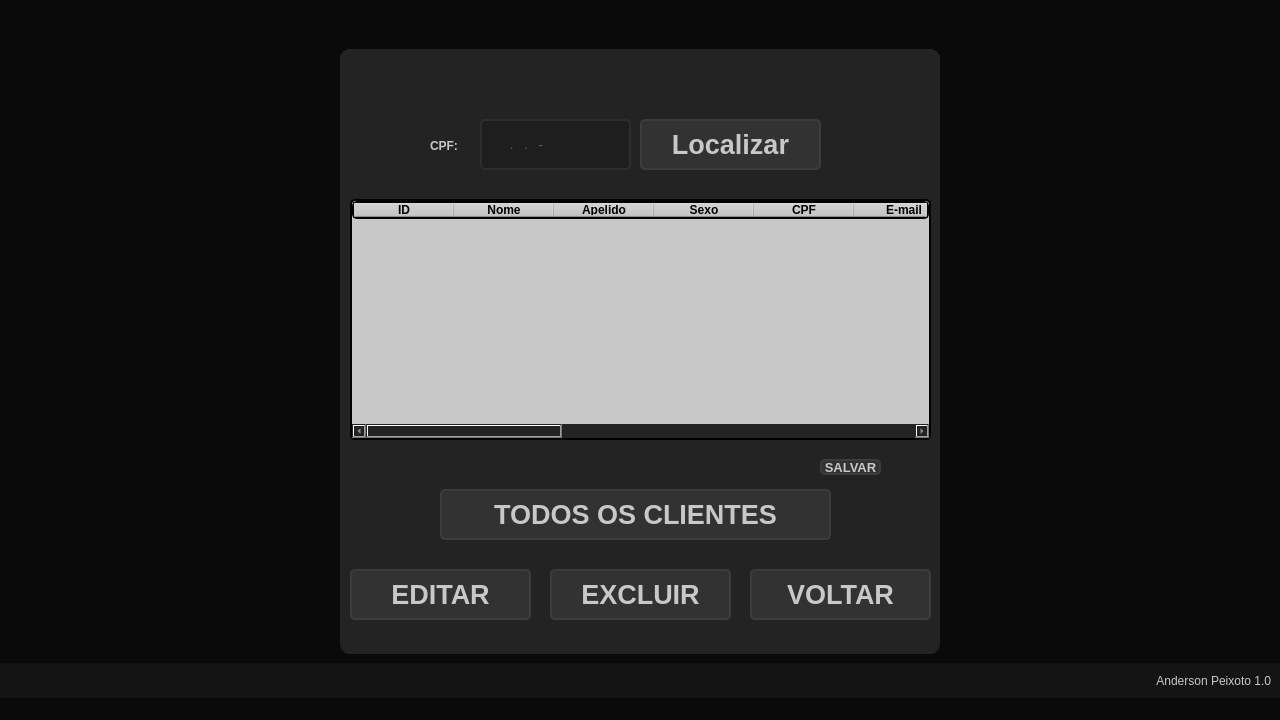
<?xml version="1.0" encoding="UTF-8"?>
<ui version="4.0">
 <class>MainWindow</class>
 <widget class="QMainWindow" name="MainWindow">
  <property name="geometry">
   <rect>
    <x>0</x>
    <y>0</y>
    <width>1280</width>
    <height>720</height>
   </rect>
  </property>
  <property name="minimumSize">
   <size>
    <width>500</width>
    <height>700</height>
   </size>
  </property>
  <property name="windowTitle">
   <string>Localizar Cliente</string>
  </property>
  <property name="styleSheet">
   <string notr="true">color: rgb(200, 200, 200);
background-color: rgb(10, 10, 10);</string>
  </property>
  <widget class="QWidget" name="centralwidget">
   <layout class="QVBoxLayout" name="verticalLayout">
    <property name="spacing">
     <number>0</number>
    </property>
    <property name="leftMargin">
     <number>0</number>
    </property>
    <property name="topMargin">
     <number>0</number>
    </property>
    <property name="rightMargin">
     <number>0</number>
    </property>
    <property name="bottomMargin">
     <number>0</number>
    </property>
    <item>
     <widget class="QFrame" name="top_bar">
      <property name="maximumSize">
       <size>
        <width>16777215</width>
        <height>40</height>
       </size>
      </property>
      <property name="styleSheet">
       <string notr="true"/>
      </property>
      <property name="frameShape">
       <enum>QFrame::NoFrame</enum>
      </property>
      <property name="frameShadow">
       <enum>QFrame::Raised</enum>
      </property>
      <layout class="QHBoxLayout" name="horizontalLayout_2">
       <property name="spacing">
        <number>0</number>
       </property>
       <property name="leftMargin">
        <number>0</number>
       </property>
       <property name="topMargin">
        <number>5</number>
       </property>
       <property name="rightMargin">
        <number>0</number>
       </property>
       <property name="bottomMargin">
        <number>0</number>
       </property>
      </layout>
     </widget>
    </item>
    <item>
     <widget class="QFrame" name="content">
      <property name="styleSheet">
       <string notr="true"/>
      </property>
      <property name="frameShape">
       <enum>QFrame::NoFrame</enum>
      </property>
      <property name="frameShadow">
       <enum>QFrame::Raised</enum>
      </property>
      <layout class="QHBoxLayout" name="horizontalLayout">
       <item>
        <widget class="QFrame" name="login_area">
         <property name="maximumSize">
          <size>
           <width>600</width>
           <height>700</height>
          </size>
         </property>
         <property name="styleSheet">
          <string notr="true">background-color: rgb(35, 35, 35);
border-radius: 10px;</string>
         </property>
         <property name="frameShape">
          <enum>QFrame::NoFrame</enum>
         </property>
         <property name="frameShadow">
          <enum>QFrame::Raised</enum>
         </property>
         <widget class="QPushButton" name="pushButton_4">
          <property name="geometry">
           <rect>
            <x>10</x>
            <y>520</y>
            <width>181</width>
            <height>51</height>
           </rect>
          </property>
          <property name="font">
           <font>
            <pointsize>20</pointsize>
            <weight>75</weight>
            <bold>true</bold>
           </font>
          </property>
          <property name="styleSheet">
           <string notr="true">QPushButton{
	
	background-color: rgb(50, 50, 50);
	border: 2px solid rgb(60,60,60);
	border-radius: 5px;
}

QPushButton:hover{
	
	border: 2px solid rgb(70,70,70);
	border-radius: 5px;
}

QPushButton:pressed{
	
	background-color: rgb(250, 230, 0);
	border: 2px solid rgb(255,165,24);
	color: 5px;
	color: rgb(35,35,35);
}</string>
          </property>
          <property name="text">
           <string>EDITAR</string>
          </property>
         </widget>
         <widget class="QLabel" name="label_5">
          <property name="geometry">
           <rect>
            <x>130</x>
            <y>330</y>
            <width>181</width>
            <height>20</height>
           </rect>
          </property>
          <property name="font">
           <font>
            <weight>75</weight>
            <bold>true</bold>
           </font>
          </property>
          <property name="styleSheet">
           <string notr="true">color: rgb(255, 0, 0);</string>
          </property>
          <property name="text">
           <string/>
          </property>
         </widget>
         <widget class="QPushButton" name="pushButton_5">
          <property name="geometry">
           <rect>
            <x>210</x>
            <y>520</y>
            <width>181</width>
            <height>51</height>
           </rect>
          </property>
          <property name="font">
           <font>
            <pointsize>20</pointsize>
            <weight>75</weight>
            <bold>true</bold>
           </font>
          </property>
          <property name="styleSheet">
           <string notr="true">QPushButton{
	
	background-color: rgb(50, 50, 50);
	border: 2px solid rgb(60,60,60);
	border-radius: 5px;
}

QPushButton:hover{
	
	border: 2px solid rgb(70,70,70);
	border-radius: 5px;
}

QPushButton:pressed{
	
	background-color: rgb(250, 230, 0);
	border: 2px solid rgb(255,165,24);
	color: 5px;
	color: rgb(35,35,35);
}</string>
          </property>
          <property name="text">
           <string>EXCLUIR</string>
          </property>
         </widget>
         <widget class="QPushButton" name="pushButton_6">
          <property name="geometry">
           <rect>
            <x>410</x>
            <y>520</y>
            <width>181</width>
            <height>51</height>
           </rect>
          </property>
          <property name="font">
           <font>
            <pointsize>20</pointsize>
            <weight>75</weight>
            <bold>true</bold>
           </font>
          </property>
          <property name="styleSheet">
           <string notr="true">QPushButton{
	
	background-color: rgb(50, 50, 50);
	border: 2px solid rgb(60,60,60);
	border-radius: 5px;
}

QPushButton:hover{
	
	border: 2px solid rgb(70,70,70);
	border-radius: 5px;
}

QPushButton:pressed{
	
	background-color: rgb(250, 230, 0);
	border: 2px solid rgb(255,165,24);
	color: 5px;
	color: rgb(35,35,35);
}</string>
          </property>
          <property name="text">
           <string>VOLTAR</string>
          </property>
         </widget>
         <widget class="QPushButton" name="pushButton_7">
          <property name="geometry">
           <rect>
            <x>300</x>
            <y>70</y>
            <width>181</width>
            <height>51</height>
           </rect>
          </property>
          <property name="font">
           <font>
            <pointsize>20</pointsize>
            <weight>75</weight>
            <bold>true</bold>
           </font>
          </property>
          <property name="styleSheet">
           <string notr="true">QPushButton{
	
	background-color: rgb(50, 50, 50);
	border: 2px solid rgb(60,60,60);
	border-radius: 5px;
}

QPushButton:hover{
	
	border: 2px solid rgb(70,70,70);
	border-radius: 5px;
}

QPushButton:pressed{
	
	background-color: rgb(250, 230, 0);
	border: 2px solid rgb(255,165,24);
	color: 5px;
	color: rgb(35,35,35);
}</string>
          </property>
          <property name="text">
           <string>Localizar</string>
          </property>
         </widget>
         <widget class="QLineEdit" name="lineEdit">
          <property name="geometry">
           <rect>
            <x>230</x>
            <y>50</y>
            <width>113</width>
            <height>20</height>
           </rect>
          </property>
         </widget>
         <widget class="QLineEdit" name="cpf">
          <property name="geometry">
           <rect>
            <x>140</x>
            <y>70</y>
            <width>151</width>
            <height>51</height>
           </rect>
          </property>
          <property name="font">
           <font>
            <family>Segoe UI</family>
            <pointsize>10</pointsize>
           </font>
          </property>
          <property name="styleSheet">
           <string notr="true">QLineEdit {
	border: 2px solid rgb(45,45,45);
	border-radius: 5px;
	padding: 15px;
	color: rgb(100,100,100);
	background-color: rgb(30, 30,30);
}

QLineEdit:hover{
	border: 2px solid rgb(55,55,55);

}

QLineEdit:focus{
	border: 2px solid rgb(255,207,0);
	color: rgb(200,200,200);
}</string>
          </property>
          <property name="inputMask">
           <string>000.000.000-00</string>
          </property>
          <property name="text">
           <string>..-</string>
          </property>
          <property name="maxLength">
           <number>14</number>
          </property>
          <property name="echoMode">
           <enum>QLineEdit::Normal</enum>
          </property>
          <property name="cursorPosition">
           <number>14</number>
          </property>
          <property name="placeholderText">
           <string/>
          </property>
         </widget>
         <widget class="QLabel" name="label_6">
          <property name="geometry">
           <rect>
            <x>90</x>
            <y>90</y>
            <width>47</width>
            <height>13</height>
           </rect>
          </property>
          <property name="font">
           <font>
            <weight>75</weight>
            <bold>true</bold>
           </font>
          </property>
          <property name="text">
           <string>CPF:</string>
          </property>
         </widget>
         <widget class="QTableWidget" name="tableWidget">
          <property name="geometry">
           <rect>
            <x>10</x>
            <y>150</y>
            <width>581</width>
            <height>241</height>
           </rect>
          </property>
          <property name="font">
           <font>
            <weight>50</weight>
            <bold>false</bold>
            <kerning>true</kerning>
           </font>
          </property>
          <property name="cursor" stdset="0">
           <cursorShape>ArrowCursor</cursorShape>
          </property>
          <property name="styleSheet">
           <string notr="true">background-color: rgb(200,200,200);
color: rgb(0, 0, 0);
border-radius: 5px;
border-style: outset;
border-width: 2px;
</string>
          </property>
          <property name="gridStyle">
           <enum>Qt::NoPen</enum>
          </property>
          <column>
           <property name="text">
            <string>ID</string>
           </property>
           <property name="font">
            <font>
             <weight>75</weight>
             <bold>true</bold>
            </font>
           </property>
          </column>
          <column>
           <property name="text">
            <string>Nome</string>
           </property>
           <property name="font">
            <font>
             <weight>75</weight>
             <bold>true</bold>
            </font>
           </property>
          </column>
          <column>
           <property name="text">
            <string>Apelido</string>
           </property>
           <property name="font">
            <font>
             <weight>75</weight>
             <bold>true</bold>
            </font>
           </property>
          </column>
          <column>
           <property name="text">
            <string>Sexo</string>
           </property>
           <property name="font">
            <font>
             <weight>75</weight>
             <bold>true</bold>
            </font>
           </property>
          </column>
          <column>
           <property name="text">
            <string>CPF</string>
           </property>
           <property name="font">
            <font>
             <weight>75</weight>
             <bold>true</bold>
            </font>
           </property>
          </column>
          <column>
           <property name="text">
            <string>E-mail</string>
           </property>
           <property name="font">
            <font>
             <weight>75</weight>
             <bold>true</bold>
            </font>
           </property>
          </column>
          <column>
           <property name="text">
            <string>Telefone</string>
           </property>
           <property name="font">
            <font>
             <weight>75</weight>
             <bold>true</bold>
            </font>
           </property>
          </column>
          <column>
           <property name="text">
            <string>Identidade</string>
           </property>
           <property name="font">
            <font>
             <weight>75</weight>
             <bold>true</bold>
            </font>
           </property>
          </column>
          <column>
           <property name="text">
            <string>Órgão Emissor</string>
           </property>
           <property name="font">
            <font>
             <weight>75</weight>
             <bold>true</bold>
            </font>
           </property>
          </column>
          <column>
           <property name="text">
            <string>Nascimento</string>
           </property>
           <property name="font">
            <font>
             <weight>75</weight>
             <bold>true</bold>
            </font>
           </property>
          </column>
          <column>
           <property name="text">
            <string>Nacionalidade</string>
           </property>
           <property name="font">
            <font>
             <weight>75</weight>
             <bold>true</bold>
            </font>
           </property>
          </column>
          <column>
           <property name="text">
            <string>Estado Civil</string>
           </property>
           <property name="font">
            <font>
             <weight>75</weight>
             <bold>true</bold>
            </font>
           </property>
          </column>
          <column>
           <property name="text">
            <string>Naturalidade</string>
           </property>
           <property name="font">
            <font>
             <weight>75</weight>
             <bold>true</bold>
            </font>
           </property>
          </column>
          <column>
           <property name="text">
            <string>Notas</string>
           </property>
           <property name="font">
            <font>
             <weight>75</weight>
             <bold>true</bold>
            </font>
           </property>
          </column>
         </widget>
         <widget class="QPushButton" name="pushButton_8">
          <property name="geometry">
           <rect>
            <x>100</x>
            <y>440</y>
            <width>391</width>
            <height>51</height>
           </rect>
          </property>
          <property name="font">
           <font>
            <pointsize>20</pointsize>
            <weight>75</weight>
            <bold>true</bold>
           </font>
          </property>
          <property name="styleSheet">
           <string notr="true">QPushButton{
	
	background-color: rgb(50, 50, 50);
	border: 2px solid rgb(60,60,60);
	border-radius: 5px;
}

QPushButton:hover{
	
	border: 2px solid rgb(70,70,70);
	border-radius: 5px;
}

QPushButton:pressed{
	
	background-color: rgb(250, 230, 0);
	border: 2px solid rgb(255,165,24);
	color: 5px;
	color: rgb(35,35,35);
}</string>
          </property>
          <property name="text">
           <string>TODOS OS CLIENTES</string>
          </property>
         </widget>
         <widget class="QPushButton" name="pushButton10">
          <property name="geometry">
           <rect>
            <x>540</x>
            <y>410</y>
            <width>31</width>
            <height>23</height>
           </rect>
          </property>
          <property name="styleSheet">
           <string notr="true"/>
          </property>
          <property name="text">
           <string/>
          </property>
          <property name="icon">
           <iconset>
            <normaloff>pdf.png</normaloff>pdf.png</iconset>
          </property>
         </widget>
         <widget class="QPushButton" name="pushButton">
          <property name="geometry">
           <rect>
            <x>480</x>
            <y>410</y>
            <width>61</width>
            <height>16</height>
           </rect>
          </property>
          <property name="font">
           <font>
            <pointsize>10</pointsize>
            <weight>75</weight>
            <bold>true</bold>
           </font>
          </property>
          <property name="styleSheet">
           <string notr="true">QPushButton{
	
	background-color: rgb(50, 50, 50);
	border: 2px solid rgb(60,60,60);
	border-radius: 5px;
}

QPushButton:hover{
	
	border: 2px solid rgb(70,70,70);
	border-radius: 5px;
}

QPushButton:pressed{
	
	background-color: rgb(250, 230, 0);
	border: 2px solid rgb(255,165,24);
	color: 5px;
	color: rgb(35,35,35);
}</string>
          </property>
          <property name="text">
           <string>SALVAR</string>
          </property>
         </widget>
         <widget class="QLabel" name="label_2">
          <property name="geometry">
           <rect>
            <x>230</x>
            <y>410</y>
            <width>191</width>
            <height>20</height>
           </rect>
          </property>
          <property name="styleSheet">
           <string notr="true">color: rgb(255, 0, 0);</string>
          </property>
          <property name="text">
           <string/>
          </property>
         </widget>
        </widget>
       </item>
      </layout>
     </widget>
    </item>
    <item>
     <widget class="QFrame" name="bottom">
      <property name="maximumSize">
       <size>
        <width>16777215</width>
        <height>35</height>
       </size>
      </property>
      <property name="styleSheet">
       <string notr="true">background-color: rgb(20, 20, 20);</string>
      </property>
      <property name="frameShape">
       <enum>QFrame::NoFrame</enum>
      </property>
      <property name="frameShadow">
       <enum>QFrame::Raised</enum>
      </property>
      <layout class="QVBoxLayout" name="verticalLayout_2">
       <item>
        <widget class="QLabel" name="label">
         <property name="text">
          <string>Anderson Peixoto 1.0</string>
         </property>
         <property name="alignment">
          <set>Qt::AlignRight|Qt::AlignTrailing|Qt::AlignVCenter</set>
         </property>
        </widget>
       </item>
      </layout>
     </widget>
    </item>
   </layout>
  </widget>
  <widget class="QMenuBar" name="menubar">
   <property name="geometry">
    <rect>
     <x>0</x>
     <y>0</y>
     <width>1280</width>
     <height>21</height>
    </rect>
   </property>
  </widget>
  <widget class="QStatusBar" name="statusbar"/>
 </widget>
 <tabstops>
  <tabstop>cpf</tabstop>
  <tabstop>pushButton_7</tabstop>
  <tabstop>pushButton_4</tabstop>
  <tabstop>pushButton_5</tabstop>
  <tabstop>pushButton_6</tabstop>
  <tabstop>lineEdit</tabstop>
  <tabstop>tableWidget</tabstop>
 </tabstops>
 <resources>
  <include location="file_rc.qrc"/>
 </resources>
 <connections/>
</ui>
